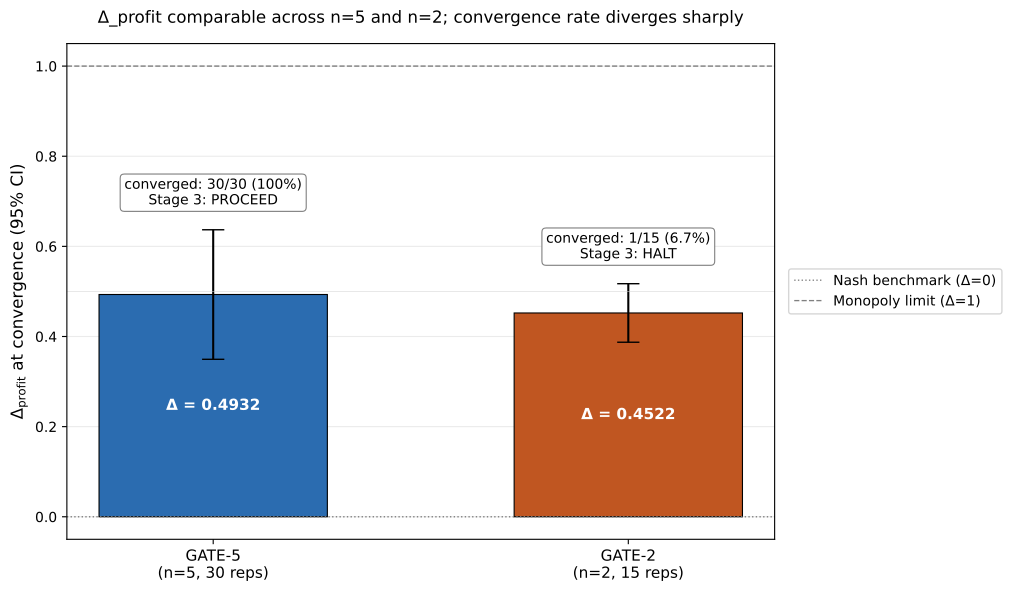

Write Python code to recreate this figure.
"""Figure 2 — Δ_profit at convergence per condition with 95% CIs and convergence-rate annotation.

Encodes anti-overlap rules from AppliedResearch matplotlib template:
  - figsize floor (10, 6)
  - legend anchored OUTSIDE plot area when present
  - tight_layout + manual subplot_adjust
"""
from __future__ import annotations
from pathlib import Path
import matplotlib.pyplot as plt
import numpy as np

# ── Data from team-notes/2026-04-26-stage2b-analysis-with-basin.md §Summary ──
conditions = ["GATE-5\n(n=5, 30 reps)", "GATE-2\n(n=2, 15 reps)"]
delta_means = [0.4932, 0.4522]
delta_lo = [0.3494, 0.3873]
delta_hi = [0.6369, 0.5172]
err_low = [m - lo for m, lo in zip(delta_means, delta_lo)]
err_high = [hi - m for m, hi in zip(delta_means, delta_hi)]
converged = ["30/30 (100%)", "1/15 (6.7%)"]
stage3 = ["PROCEED", "HALT"]

# ── Plot ──
fig, ax = plt.subplots(figsize=(10, 6))
x = np.arange(len(conditions))
bar_colors = ["#2b6cb0", "#c05621"]

bars = ax.bar(
    x, delta_means,
    yerr=[err_low, err_high],
    color=bar_colors, edgecolor="black", linewidth=0.8,
    capsize=8, width=0.55,
    error_kw={"elinewidth": 1.5, "ecolor": "black"},
)

# Reference lines
ax.axhline(0.0, color="gray", linestyle=":", linewidth=1, label="Nash benchmark (Δ=0)")
ax.axhline(1.0, color="gray", linestyle="--", linewidth=1, label="Monopoly limit (Δ=1)")
ax.axhline(0.5, color="lightgray", linestyle="-", linewidth=0.6, alpha=0.6)

# Annotations: convergence + Stage 3 verdict above each bar
for i, (bar, m, c, s) in enumerate(zip(bars, delta_means, converged, stage3)):
    ax.annotate(
        f"converged: {c}\nStage 3: {s}",
        xy=(bar.get_x() + bar.get_width() / 2, delta_hi[i] + 0.05),
        ha="center", va="bottom", fontsize=10,
        bbox=dict(boxstyle="round,pad=0.3", fc="white", ec="gray", lw=0.8),
    )

# Numeric labels inside bars
for i, (bar, m) in enumerate(zip(bars, delta_means)):
    ax.text(
        bar.get_x() + bar.get_width() / 2, m / 2,
        f"Δ = {m:.4f}", ha="center", va="center",
        fontsize=11, color="white", fontweight="bold",
    )

ax.set_xticks(x)
ax.set_xticklabels(conditions, fontsize=11)
ax.set_ylabel(r"$\Delta_{\mathrm{profit}}$ at convergence (95% CI)", fontsize=12)
ax.set_ylim(-0.05, 1.05)
ax.set_title(
    "Δ_profit comparable across n=5 and n=2; convergence rate diverges sharply",
    fontsize=12, pad=15,
)

# Legend OUTSIDE plot area (right side)
ax.legend(loc="center left", bbox_to_anchor=(1.01, 0.5), frameon=True, fontsize=10)

ax.grid(axis="y", linestyle="-", alpha=0.25)
ax.set_axisbelow(True)
plt.tight_layout()
plt.subplots_adjust(right=0.78)

out = Path(__file__).parent / "fig2-delta-profit.pdf"
plt.savefig(out, bbox_inches="tight")
print(f"wrote {out}")
